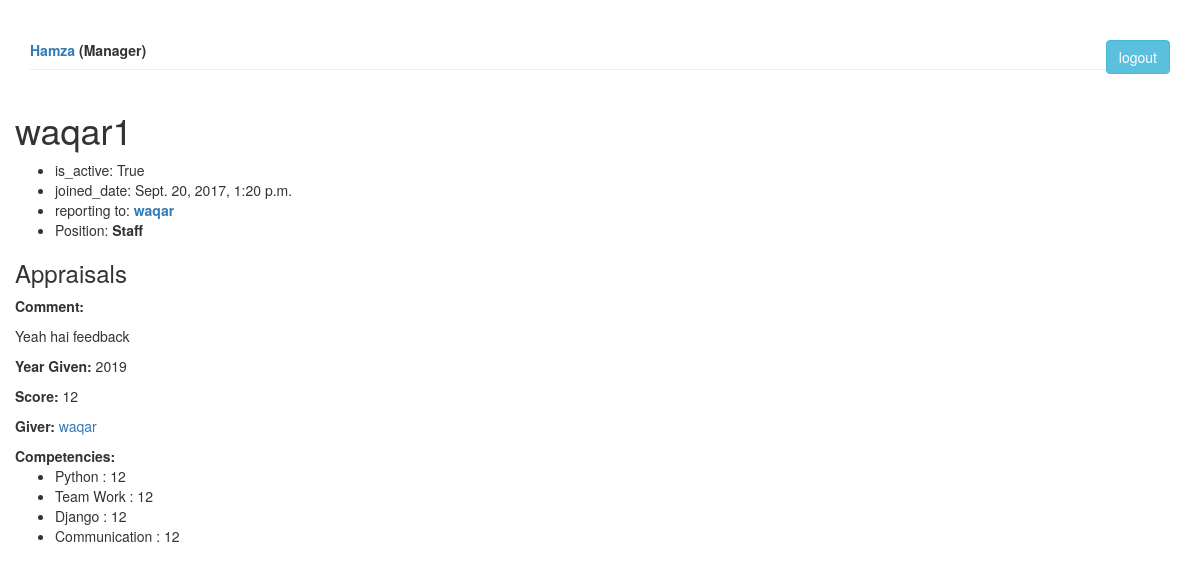
/appraisal/detail/user/270 (signed in), run on the app's committed database.
### appraisal/models.py (models this page shows, shortened)
class Employee(models.Model):
    def __str__(self):
        return self.name
    user = models.OneToOneField(User, on_delete=models.CASCADE, null=True, blank=True)
    employee_type = (('mg', 'Manager'),
                     ('gm', 'General Manager'),
                     ('sf', 'Staff')
                     )
    name = models.CharField(max_length=40)
    type = models.CharField(max_length=2,
                            choices=employee_type,
                            default='sf')
    joined_date = models.DateTimeField('date joined', null=True, blank=True)
    is_active = models.BooleanField(default=True)
    reporting_to = models.ForeignKey("self", on_delete=models.CASCADE, null=True, blank=True)
    feedback_completed = models.BooleanField(default=False)
    @property
    def all_reportee(self):
        return self.employee_set.all()

class Appraisal(models.Model):
    comment = models.TextField()
    year = models.CharField(max_length=4)
    score = models.IntegerField(null=True, blank=True)
    is_approved = models.BooleanField(default=False)
    to_employee = models.ForeignKey(Employee, on_delete=models.CASCADE, related_name='receiver',
                                    null=True, blank=True)
    from_employee = models.ForeignKey(Employee, on_delete=models.CASCADE, related_name='giver',
                                      null=True, blank=True)

class Competencies(models.Model):
    competency_type = (('py', 'Python'),
                       ('tw', 'Team Work'),
                       ('dj', 'Django'),
                       ('cm', 'Communication'),
                       )
    name = models.CharField(max_length=35, choices=competency_type)
    score = models.IntegerField()
    appraisal = models.ForeignKey(Appraisal, on_delete=models.CASCADE,
                                  null=True, blank=True)

### appraisal/views.py (the view)
# urls.py: url(r'^detail/user/(?P<pk>[0-9 a-z A-Z]+)$', views.DetailUserView.as_view(), name='detail'),
class DetailUserView(LoginRequiredMixin, FormContext, generic.DetailView):
    model = Employee
    template_name = 'appraisal/detail.html'
    context_object_name = 'employee'
    def get_queryset(self):
        return Employee.objects.filter(pk=self.kwargs['pk'])
    def get_context_data(self, **kwargs):
        context = super(DetailUserView, self).get_context_data(**kwargs)
        under_employee = {'reporting_employee': self.request.user.employee.all_reportee}
        context.update(under_employee)
        return context

### appraisal/templatetags/my_tags.py (called while the page is built)
@register.inclusion_tag('logged_in/user.html')
def logged_in_user(user, notifications, takes_context=True):
    return {'user': user,
            'notifications':notifications}

### appraisal/views.py (called while the page is built)
    def get_context_data(self, **kwargs):
        context = super(FormContext, self).get_context_data(**kwargs)
        context.update(self.extra_context)
        return context

### appraisal/templates/appraisal/detail.html (shortened to what this page needs)
<link rel="stylesheet" href="https://maxcdn.bootstrapcdn.com/bootstrap/3.3.7/css/bootstrap.min.css">
{% load static %}
{% load bootstrap3 %}
<html lang="en">
<head>
  <link rel="stylesheet" href="https://maxcdn.bootstrapcdn.com/bootstrap/3.3.7/css/bootstrap.min.css">
</head>
<body>
<div class="container-fluid">
{% load my_tags %}
{% logged_in_user user notifications%}
{% if employee %}
<h1>{{ employee.name }} </h1>
<ul>
    <li> is_active: {{ employee.is_active }} </li>
    <li>joined_date: {{ employee.joined_date }}</li>
    {% if employee.reporting_to %}
    <li>reporting to:<b> <a href="{% url 'appraisal:detail' employee.reporting_to_id %}">
        {{ employee.reporting_to }}
        </a>
        </b>
    </li>
        {% endif %}
    <li>Position: <b>{{ employee.get_type_display }}</b></li>
</ul>
{% else %}
<h2>No User Found</h2>
{% endif %}
    {% if employee.receiver.all %}
    <h3>Appraisals</h3>
    {% for appraisal in employee.receiver.all%}
        <p><b>Comment: </b>{{ appraisal.comment|linebreaks }}</p>
        <p><b>Year Given: </b>{{ appraisal.year }}</p>
        {% if appraisal.score %}
        <p><b>Score: </b>{{ appraisal.score }}</p>
        {% endif %}
        <p><b>Giver: </b><a href="{% url 'appraisal:detail' appraisal.from_employee.id %}">
            {{ appraisal.from_employee.name}}
        </a>
        </p>
        {% if appraisal.competencies_set %}
        <b>Competencies:</b>
            <ul>
            {% for competency in appraisal.competencies_set.all %}
                <li>
            {{competency.get_name_display }}
            : {{ competency.score }}
                </li>
            {% endfor %}
            </ul>
        {% endif %}
    {% endfor %}
    {% endif %}
</div>
</body>
</html>

### appraisal/templates/logged_in/user.html (shortened to what this page needs)
<!DOCTYPE html>
<html lang="en">
<body>
<div class="container">
  <div class="page-header">
    <div><b><a href="{% url 'appraisal:detail' user.employee.id %}">{{ user.employee.name|capfirst }} </a></b>
        <b> ({{ user.employee.get_type_display }})</b>
    <a href="{% url 'appraisal:logout' %}" class="btn btn-info pull-right" role="button">logout</a>
    </div>
  </div>
</div>
</body>
</html>

### data on the page
Employee: name "waqar1", is_active "True", joined_date "Sept. 20, 2017, 1:20 p.m.", reporting_to "waqar", type "Staff"
Appraisal: comment "Yeah hai feedback", year "2019", score "12", from_employee.name "waqar"
Competencies: name "Python", score "12"
Competencies: name "Team Work", score "12"
Competencies: name "Django", score "12"
Competencies: name "Communication", score "12"

### other printed values
{{ user.employee.name|capfirst }} "Hamza"
{{ user.employee.get_type_display }} "Manager"
